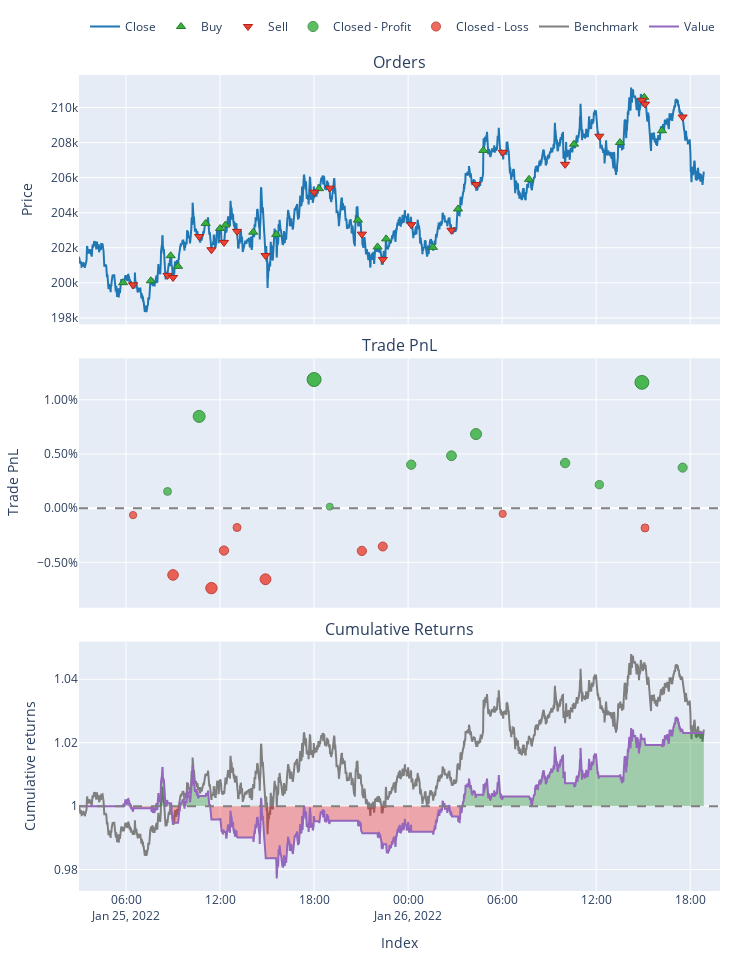

The notebook cell this image was saved under:
### Code cell
pf.plot().show()

### Figure 1 — Plotly figure (JSON) as saved in the notebook; plotly's stock layout.template omitted (floating-point values rounded to 4 significant figures; data arrays with more than 128 entries replaced by an {"elided": "..."} marker saying what was removed)
{"data": [{"legendgroup": "0", "line": {"color": "#1f77b4"}, "name": "Close", "showlegend": true, "type": "scatter", "uid": "33b58412-b4ab-4017-83c6-aa13daa5525b", "x": {"elided": "2393 str values"}, "xaxis": "x", "y": {"elided": "2393 int values"}, "yaxis": "y"}, {"customdata": [[0, 0.0005, 0], [2, 0.0004994, 0], [4, 0.0004966, 0], [6, 0.000495, 0], [8, 0.0004932, 0], [10, 0.0004903, 0], [12, 0.0004879, 0], [14, 0.000488, 0], [16, 0.0004851, 0], [18, 0.0004846, 0], [20, 0.000489, 0], [22, 0.0004907, 0], [24, 0.0004879, 0], [26, 0.000491, 0], [28, 0.0004881, 0], [30, 0.0004835, 0], [32, 0.0004871, 0], [34, 0.0004844, 0], [36, 0.0004853, 0], [38, 0.0004849, 0], [40, 0.0004884, 0]], "hovertemplate": "Order Id: %{customdata[0]}<br>Timestamp: %{x}<br>Price: %{y}<br>Size: %{customdata[1]:.6f}<br>Fees: %{customdata[2]:.6f}", "legendgroup": "1", "marker": {"color": "#37B13F", "line": {"color": "rgb(38,123,44)", "width": 1}, "size": 8, "symbol": "triangle-up"}, "mode": "markers", "name": "Buy", "type": "scatter", "uid": "8d436d77-6441-4ebc-9f24-6c54afb038c6", "x": ["2022-01-25T05:49:00+00:00", "2022-01-25T07:35:00+00:00", "2022-01-25T08:51:00+00:00", "2022-01-25T09:19:00+00:00", "2022-01-25T11:05:00+00:00", "2022-01-25T12:00:00+00:00", "2022-01-25T12:21:00+00:00", "2022-01-25T14:07:00+00:00", "2022-01-25T15:35:00+00:00", "2022-01-25T18:19:00+00:00", "2022-01-25T20:48:00+00:00", "2022-01-25T22:03:00+00:00", "2022-01-25T22:36:00+00:00", "2022-01-26T01:35:00+00:00", "2022-01-26T03:11:00+00:00", "2022-01-26T04:48:00+00:00", "2022-01-26T07:43:00+00:00", "2022-01-26T10:35:00+00:00", "2022-01-26T13:31:00+00:00", "2022-01-26T15:04:00+00:00", "2022-01-26T16:12:00+00:00"], "xaxis": "x", "y": [200011, 200116, 201547, 200940, 203390, 203100, 203299, 202889, 202764, 205374, 203581, 202049, 202506, 202023, 204213, 207555, 205904, 207913, 208005, 210583, 208679], "yaxis": "y"}, {"customdata": [[1, 0.0005, 0], [3, 0.0004994, 0], [5, 0.0004966, 0], [7, 0.000495, 0], [9, 0.0004932, 0], [11, 0.0004903, 0], [13, 0.0004879, 0], [15, 0.000488, 0], [17, 0.0004851, 0], [19, 0.0004846, 0], [21, 0.000489, 0], [23, 0.0004907, 0], [25, 0.0004879, 0], [27, 0.000491, 0], [29, 0.0004881, 0], [31, 0.0004835, 0], [33, 0.0004871, 0], [35, 0.0004844, 0], [37, 0.0004853, 0], [39, 0.0004849, 0], [41, 0.0004884, 0]], "hovertemplate": "Order Id: %{customdata[0]}<br>Timestamp: %{x}<br>Price: %{y}<br>Size: %{customdata[1]:.6f}<br>Fees: %{customdata[2]:.6f}", "legendgroup": "2", "marker": {"color": "#EA4335", "line": {"color": "rgb(181,31,18)", "width": 1}, "size": 8, "symbol": "triangle-down"}, "mode": "markers", "name": "Sell", "type": "scatter", "uid": "7aa4c35c-d01c-4bf0-a679-3b8312105b67", "x": ["2022-01-25T06:27:00+00:00", "2022-01-25T08:39:00+00:00", "2022-01-25T09:00:00+00:00", "2022-01-25T10:40:00+00:00", "2022-01-25T11:27:00+00:00", "2022-01-25T12:15:00+00:00", "2022-01-25T13:05:00+00:00", "2022-01-25T14:54:00+00:00", "2022-01-25T18:00:00+00:00", "2022-01-25T19:00:00+00:00", "2022-01-25T21:03:00+00:00", "2022-01-25T22:23:00+00:00", "2022-01-26T00:12:00+00:00", "2022-01-26T02:46:00+00:00", "2022-01-26T04:20:00+00:00", "2022-01-26T06:02:00+00:00", "2022-01-26T10:01:00+00:00", "2022-01-26T12:12:00+00:00", "2022-01-26T14:55:00+00:00", "2022-01-26T15:07:00+00:00", "2022-01-26T17:31:00+00:00"], "xaxis": "x", "y": [199883, 200425, 200305, 202642, 201889, 202305, 202936, 201558, 205171, 205403, 202778, 201334, 203319, 203000, 205610, 207446, 206762, 208364, 210420, 210199, 209460], "yaxis": "y"}, {"customdata": [[1, 1, 0.1543, 0.001544], [3, 3, 0.8426, 0.00847], [8, 8, 1.168, 0.01187], [9, 9, 0.01405, 0.0001412], [12, 12, 0.3966, 0.004015], [13, 13, 0.4797, 0.004836], [14, 14, 0.6819, 0.006841], [16, 16, 0.418, 0.004167], [17, 17, 0.2185, 0.002169], [18, 18, 1.172, 0.01161], [20, 20, 0.3815, 0.003743]], "hovertemplate": "Exit Trade Id: %{customdata[0]}<br>Position Id: %{customdata[1]}<br>Exit Timestamp: %{x}<br>PnL: %{customdata[2]:.6f}<br>Return: %{customdata[3]:.2%}", "legendgroup": "3", "marker": {"color": "#37B13F", "line": {"color": "rgb(38,123,44)", "width": 1}, "opacity": [0.7679, 0.8565, 0.9, 0.75, 0.7995, 0.81, 0.8357, 0.8015, 0.7759, 0.8967, 0.7961], "size": [7.837, 11.97, 14, 7, 9.312, 9.802, 11.0, 9.402, 8.21, 13.84, 9.149], "symbol": "circle"}, "mode": "markers", "name": "Closed - Profit", "type": "scatter", "uid": "ad540737-26d3-4fe7-9afe-925a62c26896", "x": ["2022-01-25T08:39:00+00:00", "2022-01-25T10:40:00+00:00", "2022-01-25T18:00:00+00:00", "2022-01-25T19:00:00+00:00", "2022-01-26T00:12:00+00:00", "2022-01-26T02:46:00+00:00", "2022-01-26T04:20:00+00:00", "2022-01-26T10:01:00+00:00", "2022-01-26T12:12:00+00:00", "2022-01-26T14:55:00+00:00", "2022-01-26T17:31:00+00:00"], "xaxis": "x2", "y": [0.001544, 0.00847, 0.01187, 0.0001412, 0.004015, 0.004836, 0.006841, 0.004167, 0.002169, 0.01161, 0.003743], "yaxis": "y2"}, {"customdata": [[0, 0, -0.064, -0.00064], [2, 2, -0.6168, -0.006162], [4, 4, -0.7403, -0.00738], [5, 5, -0.3898, -0.003914], [6, 6, -0.1771, -0.001786], [7, 7, -0.6495, -0.00656], [10, 10, -0.3926, -0.003944], [11, 11, -0.3509, -0.003539], [15, 15, -0.0527, -0.0005252], [19, 19, -0.1862, -0.001824]], "hovertemplate": "Exit Trade Id: %{customdata[0]}<br>Position Id: %{customdata[1]}<br>Exit Timestamp: %{x}<br>PnL: %{customdata[2]:.6f}<br>Return: %{customdata[3]:.2%}", "legendgroup": "4", "marker": {"color": "#EA4335", "line": {"color": "rgb(181,31,18)", "width": 1}, "opacity": [0.7564, 0.827, 0.8426, 0.7983, 0.771, 0.8321, 0.7986, 0.7934, 0.7549, 0.7715], "size": [7.298, 10.59, 11.32, 9.252, 7.981, 10.83, 9.27, 9.028, 7.229, 8.004], "symbol": "circle"}, "mode": "markers", "name": "Closed - Loss", "type": "scatter", "uid": "ac5d6f49-70bf-4577-bb32-882e2397c395", "x": ["2022-01-25T06:27:00+00:00", "2022-01-25T09:00:00+00:00", "2022-01-25T11:27:00+00:00", "2022-01-25T12:15:00+00:00", "2022-01-25T13:05:00+00:00", "2022-01-25T14:54:00+00:00", "2022-01-25T21:03:00+00:00", "2022-01-25T22:23:00+00:00", "2022-01-26T06:02:00+00:00", "2022-01-26T15:07:00+00:00"], "xaxis": "x2", "y": [-0.00064, -0.006162, -0.00738, -0.003914, -0.001786, -0.00656, -0.003944, -0.003539, -0.0005252, -0.001824], "yaxis": "y2"}, {"legendgroup": "5", "line": {"color": "#7f7f7f"}, "name": "Benchmark", "showlegend": true, "type": "scatter", "uid": "f2bb5107-2863-4989-9ffe-6779cb7f47a3", "x": {"elided": "2393 str values"}, "xaxis": "x3", "y": {"elided": "2393 float values"}, "yaxis": "y3"}, {"hoverinfo": "skip", "legendgroup": "6", "line": {"color": "rgba(0, 0, 0, 0)", "width": 0}, "opacity": 0, "showlegend": false, "type": "scatter", "uid": "5f1a14d4-583f-4ff9-b0cf-cacd66f57027", "x": {"elided": "2393 str values"}, "xaxis": "x3", "y": {"elided": "2393 int values"}, "yaxis": "y3"}, {"connectgaps": false, "fill": "tonexty", "fillcolor": "rgba(0, 128, 0, 0.3)", "hoverinfo": "skip", "legendgroup": "6", "line": {"color": "rgba(0, 0, 0, 0)", "width": 0}, "opacity": 0, "showlegend": false, "type": "scatter", "uid": "b4bfda5b-2ddf-4b5d-b4b8-eb1dde58d6a3", "x": {"elided": "2393 str values"}, "xaxis": "x3", "y": {"elided": "2393 float values"}, "yaxis": "y3"}, {"hoverinfo": "skip", "legendgroup": "6", "line": {"color": "rgba(0, 0, 0, 0)", "width": 0}, "opacity": 0, "showlegend": false, "type": "scatter", "uid": "df57b3ea-d1d8-4437-8f93-6bec9cfcbd11", "x": {"elided": "2393 str values"}, "xaxis": "x3", "y": {"elided": "2393 int values"}, "yaxis": "y3"}, {"connectgaps": false, "fill": "tonexty", "fillcolor": "rgba(255, 0, 0, 0.3)", "hoverinfo": "skip", "legendgroup": "6", "line": {"color": "rgba(0, 0, 0, 0)", "width": 0}, "opacity": 0, "showlegend": false, "type": "scatter", "uid": "69a42497-3a33-4cd7-9ca2-72fe88d8f6aa", "x": {"elided": "2393 str values"}, "xaxis": "x3", "y": {"elided": "2393 float values"}, "yaxis": "y3"}, {"legendgroup": "7", "line": {"color": "#9467bd"}, "name": "Value", "showlegend": true, "type": "scatter", "uid": "9b222143-1a88-41a5-916b-bc43b2643168", "x": {"elided": "2393 str values"}, "xaxis": "x3", "y": {"elided": "2393 float values"}, "yaxis": "y3"}, {"hoverinfo": "skip", "legendgroup": "6", "line": {"color": "rgba(0, 0, 0, 0)", "width": 0}, "opacity": 0, "showlegend": false, "type": "scatter", "uid": "dbb31463-cf50-4942-98a5-c7233208601d", "x": {"elided": "2393 str values"}, "xaxis": "x3", "y": {"elided": "2393 int values"}, "yaxis": "y3"}], "layout": {"annotations": [{"font": {"size": 16}, "showarrow": false, "text": "Orders", "x": 0.5, "xanchor": "center", "xref": "paper", "y": 1, "yanchor": "bottom", "yref": "paper"}, {"font": {"size": 16}, "showarrow": false, "text": "Trade PnL", "x": 0.5, "xanchor": "center", "xref": "paper", "y": 0.6528, "yanchor": "bottom", "yref": "paper"}, {"font": {"size": 16}, "showarrow": false, "text": "Cumulative Returns", "x": 0.5, "xanchor": "center", "xref": "paper", "y": 0.3056, "yanchor": "bottom", "yref": "paper"}], "height": 960, "legend": {"orientation": "h", "traceorder": "normal", "x": 1, "xanchor": "right", "y": 1.042, "yanchor": "bottom"}, "margin": {"b": 30, "l": 30, "r": 30, "t": 30}, "shapes": [{"line": {"color": "gray", "dash": "dash"}, "type": "line", "x0": 0, "x1": 1, "xref": "paper", "y0": 0, "y1": 0, "yref": "y2"}, {"line": {"color": "gray", "dash": "dash"}, "type": "line", "x0": 0, "x1": 1, "xref": "paper", "y0": 1, "y1": 1, "yref": "y3"}], "showlegend": true, "width": 750, "xaxis": {"anchor": "y", "domain": [0, 1], "matches": "x3", "showticklabels": false}, "xaxis2": {"anchor": "y2", "domain": [0, 1], "matches": "x3", "showticklabels": false}, "xaxis3": {"anchor": "y3", "domain": [0, 1], "title": {"text": "Index"}}, "yaxis": {"anchor": "x", "domain": [0.6944, 1], "title": {"text": "Price"}}, "yaxis2": {"anchor": "x2", "domain": [0.3472, 0.6528], "tickformat": ".2%", "title": {"text": "Trade PnL"}}, "yaxis3": {"anchor": "x3", "domain": [0, 0.3056], "title": {"text": "Cumulative returns"}}}}
